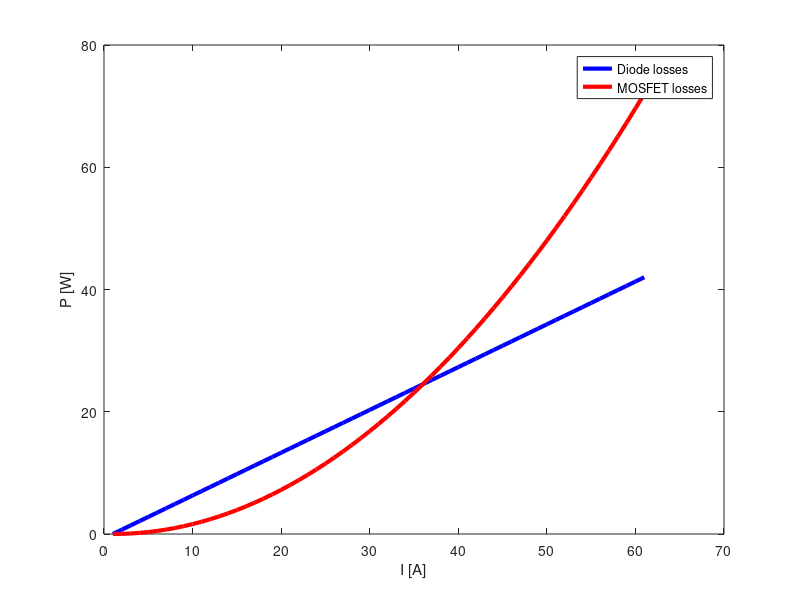

The MATLAB script that drew this image:
I = 0:1:60;

Pd = 0.7 * I;
Pm = 20e-3 * I.^2;

plot(Pd, 'LineWidth', 3, 'color', 'b');
hold on
plot(Pm, 'LineWidth', 3, 'color', 'r');
legend('Diode losses','MOSFET losses');
%title('Coil inductance under current flow (50kHz)');
xlabel('I [A]');
ylabel('P [W]');
